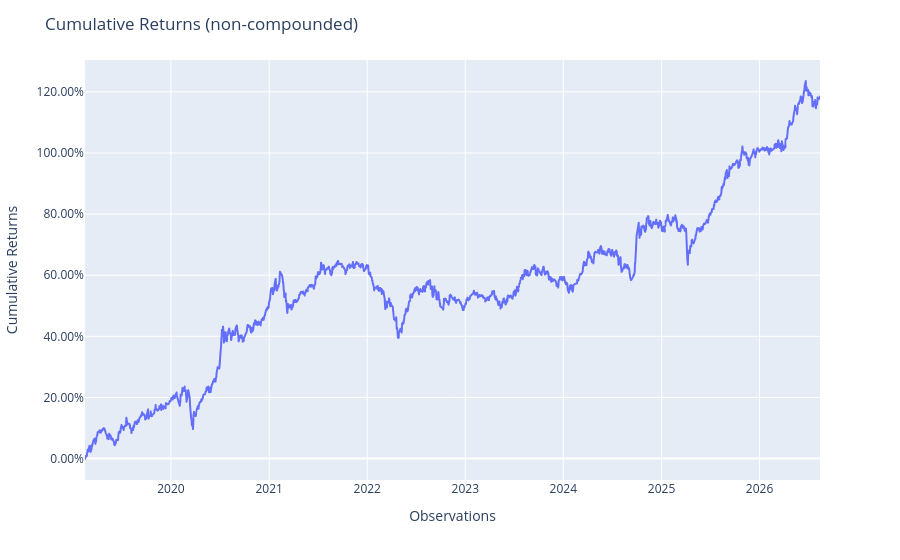

Notebook cell for this chart:
### Code cell
MultiPeriodPortfolio(test_portfolios).plot_cumulative_returns()

### Figure 1 — Plotly figure (JSON) as saved in the notebook; plotly's stock layout.template omitted (floating-point values rounded to 4 significant figures; data arrays with more than 128 entries replaced by an {"elided": "..."} marker saying what was removed)
{"data": [{"hovertemplate": "variable=cumulative_returns<br>index=%{x}<br>value=%{y}<extra></extra>", "legendgroup": "cumulative_returns", "line": {"color": "#636efa", "dash": "solid"}, "marker": {"symbol": "circle"}, "mode": "lines", "name": "cumulative_returns", "showlegend": true, "type": "scattergl", "x": {"elided": "1821 str values"}, "xaxis": "x", "y": {"elided": "1821 float values"}, "yaxis": "y"}], "layout": {"legend": {"title": {"text": "variable"}, "tracegroupgap": 0}, "margin": {"t": 60}, "showlegend": false, "title": {"text": "Cumulative Returns (non-compounded)"}, "xaxis": {"anchor": "y", "domain": [0, 1], "title": {"text": "Observations"}}, "yaxis": {"anchor": "x", "domain": [0, 1], "tickformat": ".2%", "title": {"text": "Cumulative Returns"}}}}
